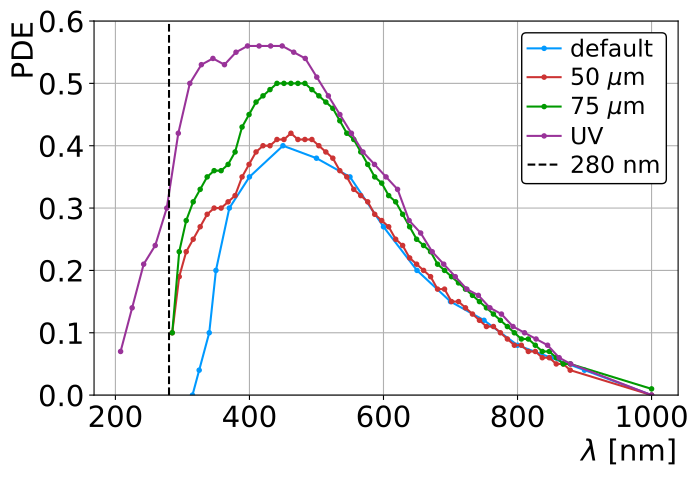

This figure's Python source:
import matplotlib.pyplot as plt
import numpy as np

# ============================================================
# Publication-quality settings
# ============================================================

plt.rcParams.update({
    "font.family": "DejaVu Sans",
    "font.size": 21,

    "figure.subplot.left": 0.12,
    "figure.subplot.right": 0.90,
    "figure.subplot.bottom": 0.15,
    "figure.subplot.top": 0.90,

    "xtick.labelsize": 21,
    "ytick.labelsize": 21,

    "legend.fontsize": 17,
})

# ============================================================
# Colors
# ============================================================

root_colors = {
    'default': '#0099ff',
    '75um':    '#009900',
    '50um':    '#cc3333',
    'UV':      '#993399'
}

# ============================================================
# Read wavelength and PDE curves
# ============================================================

wavelenghts_old = np.loadtxt(
    'PDE_old.txt',
    usecols=0,
    skiprows=2
)

# Default SiPM
PDE_old = np.loadtxt(
    'PDE_old.txt',
    usecols=1,
    skiprows=2
)

# Hamamatsu SiPMs
wavelenghts_pitch = np.loadtxt(
    'PDE_hamamatsu.txt',
    usecols=0,
    skiprows=2
)

# 50 um
PDE_UV_red = np.loadtxt(
    'PDE_hamamatsu.txt',
    usecols=1,
    skiprows=2
)

# 75 um
PDE_UV_green = np.loadtxt(
    'PDE_hamamatsu.txt',
    usecols=2,
    skiprows=2
)

# 25 um (not used)
PDE_UV_blue = np.loadtxt(
    'PDE_hamamatsu.txt',
    usecols=3,
    skiprows=2
)

# UV extended SiPM
wavelenghts_UV = np.loadtxt(
    'PDE_75um.txt',
    usecols=0,
    skiprows=2
)

PDE_UV = np.loadtxt(
    'PDE_75um.txt',
    usecols=1,
    skiprows=2
)

# ============================================================
# Plot
# ============================================================

plt.figure(figsize=(7.5, 5), dpi=100)

plt.plot(
    wavelenghts_old,
    PDE_old,
    color=root_colors['default'],
    label='default',
    marker='.'
)

plt.plot(
    wavelenghts_pitch,
    PDE_UV_red,
    color=root_colors['50um'],
    label=r'50 $\mu$m',
    marker='.'
)

plt.plot(
    wavelenghts_pitch,
    PDE_UV_green,
    color=root_colors['75um'],
    label=r'75 $\mu$m',
    marker='.'
)

plt.plot(
    wavelenghts_UV,
    PDE_UV,
    color=root_colors['UV'],
    label='UV',
    marker='.'
)

# 280 nm reference line
plt.plot(
    [280, 280],
    [0, 1],
    linestyle='--',
    color='black',
    label='280 nm'
)

# ============================================================
# Axis labels and limits
# ============================================================

plt.xlabel(
    r"$\lambda$ [nm]",
    loc="right"
)

plt.ylabel(
    "PDE",
    loc="top",
    labelpad=-0.5
)

plt.ylim(0, 0.6)

# ============================================================
# Grid
# ============================================================

plt.grid()

# ============================================================
# Compact legend
# ============================================================

plt.legend(
    loc='best',
    fontsize=17,
    frameon=True,
    framealpha=1.0,
    facecolor='white',
    edgecolor='black',

    # Reduce size of legend box
    borderpad=0.25,
    labelspacing=0.25,
    handlelength=1.4,
    handletextpad=0.4,
    columnspacing=0.5
)

# ============================================================
# Save
# ============================================================

plt.savefig(
    "PDE_comparison.pdf",
    bbox_inches='tight'
)

plt.show()
